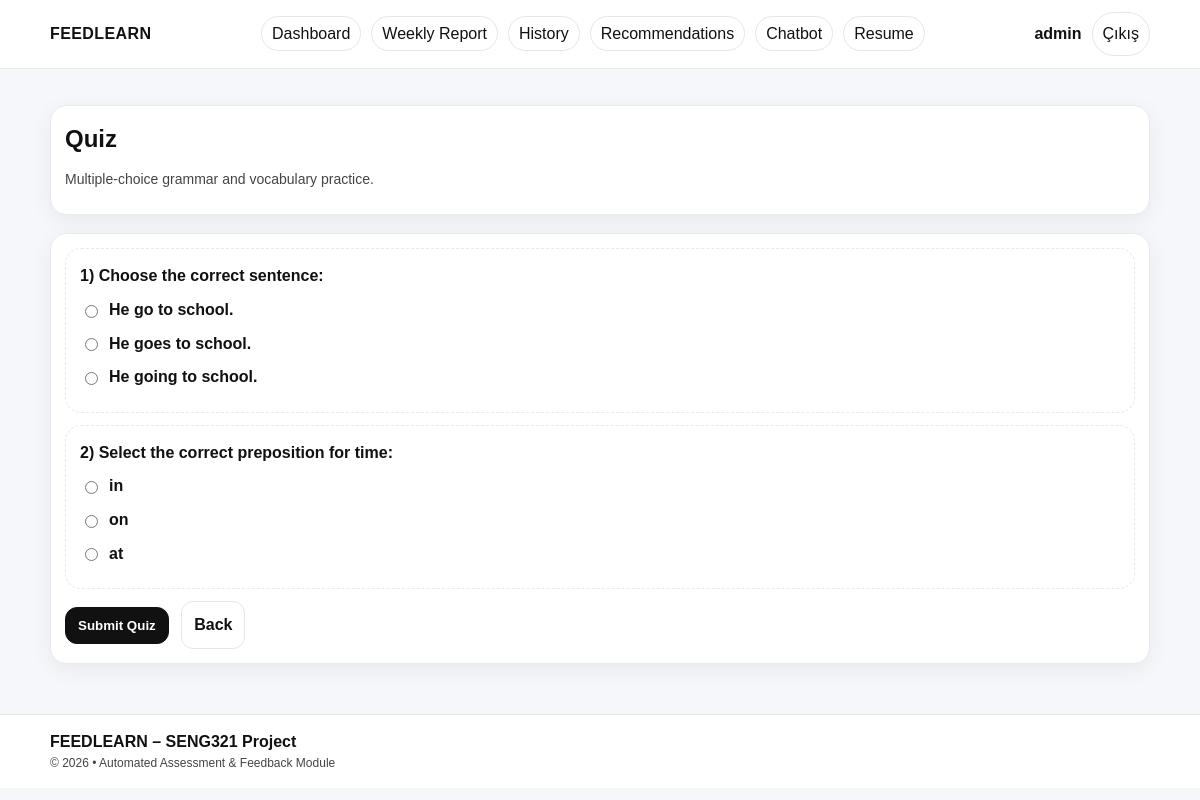
The page /activity/quiz.php (signed in) on the database its author committed.
### tables this page shows
CREATE TABLE activities (
            id INTEGER PRIMARY KEY AUTOINCREMENT,
            title TEXT NOT NULL,
            description TEXT,
            activity_type TEXT NOT NULL,
            is_enabled INTEGER NOT NULL DEFAULT 1
        );

### config/db.php (called while the page is built, shortened)
<?php
function db_connect(): PDO {
    $pdo = new PDO('sqlite:' . DB_PATH);
    $pdo->setAttribute(PDO::ATTR_ERRMODE, PDO::ERRMODE_EXCEPTION);
    $pdo->setAttribute(PDO::ATTR_DEFAULT_FETCH_MODE, PDO::FETCH_ASSOC);
    $pdo->exec('PRAGMA foreign_keys = ON');
    return $pdo;
}
function db_get_activity_by_type($activityType) {
    $pdo = db_connect();
    $stmt = $pdo->prepare(
        'SELECT id, title, description, activity_type, is_enabled
         FROM activities
         WHERE activity_type = :activity_type
         ORDER BY id ASC
         LIMIT 1'
    );
    $stmt->execute(['activity_type' => $activityType]);
    $activity = $stmt->fetch();
    return $activity ?: null;
}
?>

### activity/quiz.php (the view, shortened to what this page needs)
<?php
require_once __DIR__ . '/../config/db.php';
$activityType = 'quiz';
$activityId = isset($_GET['activity_id']) ? (int)$_GET['activity_id'] : 0;
$activity = null;
if (!$activity) {
    $activity = db_get_activity_by_type($activityType);
}
$activityId = (int)($activity['id'] ?? $activityId);
$activityTitle = $activity['title'] ?? 'Quiz Activity';
$activityDescription = $activity['description'] ?? 'Answer the questions and submit to get automated feedback.';
$activityEnabled = (int)($activity['is_enabled'] ?? 1) === 1;
$questions = [
  [
    'id' => 1,
    'q' => 'Choose the correct sentence:',
    'options' => ['He go to school.', 'He goes to school.', 'He going to school.'],
    'correct' => 1,
    'topic' => 'Present Simple - 3rd person'
  ],
  [
    'id' => 2,
    'q' => 'Select the correct preposition for time:',
    'options' => ['in', 'on', 'at'],
    'correct' => 2,
    'topic' => 'Prepositions - time'
  ],
];
require_once __DIR__ . '/../templates/header.php';
?>
<section class="section">
  <div class="card">
    <h2><?php echo htmlspecialchars($activityTitle); ?></h2>
    <p class="muted"><?php echo htmlspecialchars($activityDescription); ?></p>
  </div>
</section>
<?php if (!$activityEnabled): ?>
<section class="section">
  <div class="card">
    <p class="muted">Bu aktivite yakında aktif olacak.</p>
    <a class="btn" href="<?php echo BASE_URL; ?>/dashboard.php">Back</a>
  </div>
</section>
<?php else: ?>
<section class="section">
  <form method="POST" action="<?php echo htmlspecialchars(BASE_URL . '/activity/quiz.php' . ($activityId ? '?activity_id=' . $activityId : '')); ?>" class="card" aria-label="Quiz form">
    <?php foreach ($questions as $i => $qq): ?>
      <div class="card" style="box-shadow:none; border-style:dashed; margin-bottom:12px;">
        <div class="card-title"><?php echo ($i+1) . ') ' . htmlspecialchars($qq['q']); ?></div>
        <?php foreach ($qq['options'] as $idx => $opt): ?>
          <label style="font-weight:600; display:flex; gap:8px; align-items:center; margin:8px 0;">
            <input
              type="radio"
              name="q_<?php echo $qq['id']; ?>"
              value="<?php echo $idx; ?>"
              required
              style="width:auto;"
            >
            <span><?php echo htmlspecialchars($opt); ?></span>
          </label>
        <?php endforeach; ?>
      </div>
    <?php endforeach; ?>
    <button type="submit" class="btn btn-primary">Submit Quiz</button>
    <a class="btn" href="<?php echo BASE_URL; ?>/dashboard.php" style="margin-left:8px;">Back</a>
  </form>
</section>
<?php endif; ?>
<?php require_once __DIR__ . '/../templates/footer.php'; ?>

### public/css/style.css (style rules this page uses)
* { box-sizing: border-box; }
html { scroll-behavior: smooth; }
body { margin:0; font-family: Arial, sans-serif; line-height: 1.6; background: #f6f7fb; color:#111; }
h1,h2,h3,h4 { margin: 0 0 10px 0; }
p { margin: 0 0 10px 0; }
.muted { color:#444; font-size: 14px; }
.section { margin: 18px 0; }
.card { background:#fff; border: 1px solid #e8e8ef; border-radius: 16px; padding: 14px; box-shadow: 0 6px 22px rgba(17, 17, 17, 0.06); }
.card-title { font-size: 16px; font-weight: 800; margin-bottom: 6px; }
.btn { display:inline-block; text-decoration:none; color:#111; background:#fff; border:1px solid #e6e6e6; padding:10px 12px; border-radius: 12px; font-weight: 700; }
.btn-primary { background:#111; color:#fff; border-color:#111; }
label { font-weight: 700; display:block; margin: 10px 0 6px; }
input, textarea, select { padding: 12px; width: 100%; border: 1px solid #d7d7df; border-radius: 12px; background: #fff; }
button { padding: 10px 14px; border: 1px solid #e6e6e6; border-radius: 12px; background: #fff; cursor:pointer; font-weight: 700; }

### rows shown on the page
activities: title "Quiz", description "Multiple-choice grammar and vocabulary practice."

### other values the page prints
APP_NAME "FEEDLEARN"
$user['name'] "admin"
$qq['q'] "Choose the correct sentence:"
$opt "He go to school."
$opt "He goes to school."
$opt "He going to school."
$qq['q'] "Select the correct preposition for time:"
$opt "in"
$opt "on"
$opt "at"
